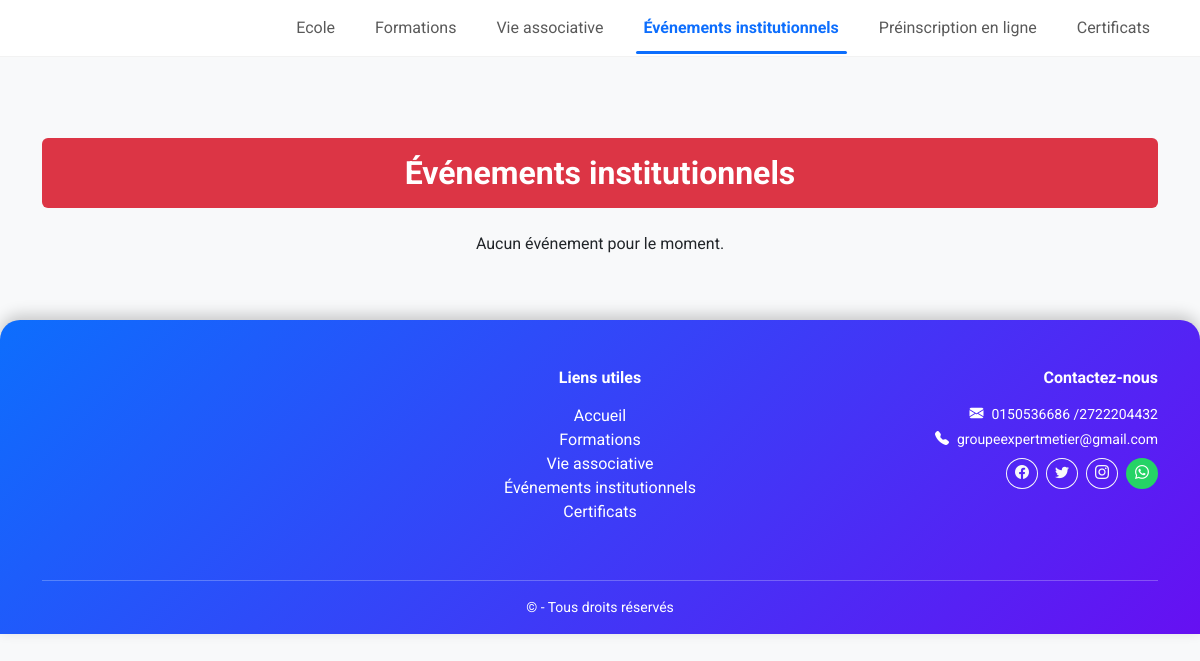
Page /evenementse/ on the earlier database version.
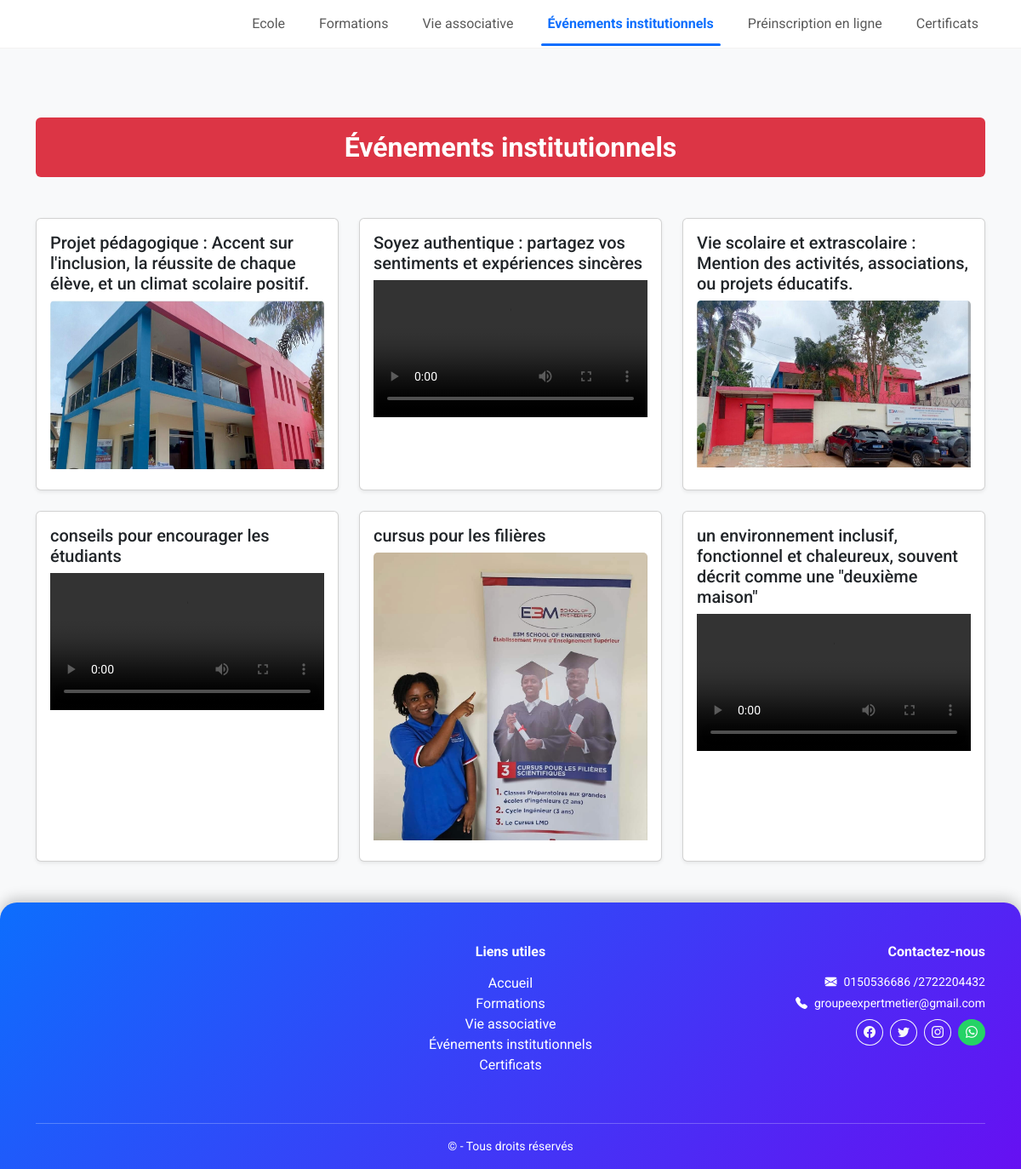
Same page on the later database version.
### myapp/models.py (models this page shows, shortened)
class Evenement_inst(models.Model):
    titre = models.CharField(max_length=200)
    image = models.ImageField(upload_to='evenements/', blank=True, null=True)
    video = models.FileField(upload_to='videos/', blank=True, null=True)

### myapp/views.py (the view)
# urls.py: path('evenementse/', evenements_view, name='evenements'),
def evenements_view(request):
    evenements = Evenement_inst.objects.all().order_by('titre')
    return render(request, 'evenements.html', {'evenements': evenements})

### myapp/templates/evenements.html (shortened to what this page needs)
{% extends 'base.html' %}
{% block content %}
<div class="container py-5">
    <h2 class="mb-4 fw-bold text-white bg-danger p-3 rounded text-center">
        Événements institutionnels
    </h2>
    {% if evenements %}
    <div class="row g-4 mt-3">
        {% for evenement in evenements %}
        <div class="col-lg-4 col-md-6 col-sm-12">
            <div class="card h-100 shadow-sm">
                <div class="card-body d-flex flex-column">
                    <h5 class="card-title">{{ evenement.titre }}</h5>
                    {% if evenement.image %}
                    <a href="{{ evenement.image.url }}" data-lightbox="evenement-{{ evenement.id }}" data-title="{{ evenement.titre }}">
                        <img src="{{ evenement.image.url }}" class="card-img-top mb-2" alt="{{ evenement.titre }}">
                    </a>
                    {% endif %}
                    {% if evenement.video %}
                    <video class="w-100 mb-2" controls>
                        <source src="{{ evenement.video.url }}" type="video/mp4">
                    </video>
                    {% endif %}
                </div>
            </div>
        </div>
        {% endfor %}
    </div>
    {% else %}
    <p class="text-center mt-4">Aucun événement pour le moment.</p>
    {% endif %}
</div>
{% endblock %}

### myapp/templates/base.html (shortened to what this page needs)
{% load static %}
<!DOCTYPE html>
<html lang="fr">
<head>
    <link href="https://cdn.jsdelivr.net/npm/bootstrap@5.3.3/dist/css/bootstrap.min.css" rel="stylesheet">
    <link rel="stylesheet" href="https://cdn.jsdelivr.net/npm/bootstrap-icons@1.11.3/font/bootstrap-icons.css">
<link href="https://cdnjs.cloudflare.com/ajax/libs/lightbox2/2.11.4/css/lightbox.min.css" rel="stylesheet">
</head>
<body>
    <nav class="navbar navbar-expand-lg fixed-top">
        <div class="container">
            <div class="collapse navbar-collapse justify-content-end" id="mainNavbar">
                <ul class="navbar-nav gap-lg-4">
                    <li class="nav-item">
                        <a class="nav-link {% if request.resolver_match.url_name == 'home' %}active fw-bold text-primary{% endif %}"
                            href="{% url 'home' %}">
                            Ecole
                        </a>
                    </li>
                    <li class="nav-item">
                        <a class="nav-link {% if request.resolver_match.url_name == 'formations' %}active fw-bold text-primary{% endif %}"
                            href="{% url 'formations' %}">
                            Formations
                        </a>
                    </li>
                    <li class="nav-item">
                        <a class="nav-link {% if request.resolver_match.url_name == 'vie_associative' %}active fw-bold text-primary{% endif %}"
                            href="{% url 'vie_associative' %}">
                            Vie associative
                        </a>
                    </li>
                    <li class="nav-item">
                        <a class="nav-link {% if request.resolver_match.url_name == 'evenements' %}active fw-bold text-primary{% endif %}"
                            href="{% url 'evenements' %}">
                            Événements institutionnels
                        </a>
                    </li>
                    <li class="nav-item">
                        <a class="nav-link {% if request.resolver_match.url_name == 'preinscription' %}active fw-bold text-primary{% endif %}"
                            href="{% url 'preinscription' %}">
                            Préinscription en ligne
                        </a>
                    </li>
                    <li class="nav-item">
                        <a class="nav-link {% if request.resolver_match.url_name == 'certificats' %}active fw-bold text-primary{% endif %}"
                            href="{% url 'certificats' %}">
                            Certificats
                        </a>
                    </li>
                </ul>
            </div>
        </div>
    </nav>
    {% block content %}
    {% endblock %}
    <footer class="footer bg-dark text-white pt-5 pb-3">
        <div class="container">
            <div class="row">
                <div class="col-md-4 mb-4 text-center text-md-start">
                </div>
                <div class="col-md-4 mb-4 text-center">
                    <h6 class="fw-bold mb-3">Liens utiles</h6>
                    <ul class="list-unstyled">
                        <li><a href="{% url 'home' %}" class="text-white text-decoration-none">Accueil</a></li>
                        <li><a href="{% url 'formations' %}" class="text-white text-decoration-none">Formations</a></li>
                        <li><a href="{% url 'vie_associative' %}" class="text-white text-decoration-none">Vie associative</a></li>
                        <li><a href="{% url 'evenements' %}"  class="text-white text-decoration-none">  Événements institutionnels </a></li>
                        <li><a href="{% url 'certificats' %}" class="text-white text-decoration-none">Certificats</a>
                        </li>
                    </ul>
                </div>
                <div class="col-md-4 mb-4 text-center text-md-end">
                    <h6 class="fw-bold mb-3">Contactez-nous</h6>
                    <p class="small mb-1"><i class="bi bi-envelope-fill me-2"></i>0150536686 /2722204432 </p>
                    <p class="small mb-2"><i class="bi bi-telephone-fill me-2"></i>groupeexpertmetier@gmail.com</p>
                    <div class="d-flex justify-content-center justify-content-md-end gap-2">
                        <a href="https://www.facebook.com/share/p/14YeWXSMCHP/" class="btn btn-outline-light btn-sm rounded-circle"><i
                                class="bi bi-facebook"></i></a>
                        <a href="#" class="btn btn-outline-light btn-sm rounded-circle"><i
                                class="bi bi-twitter"></i></a>
                        <a href="#" class="btn btn-outline-light btn-sm rounded-circle"><i
                                class="bi bi-instagram"></i></a>
                        <a href="https://wa.me/2250150536686" target="_blank" class="btn btn-sm rounded-circle"
                            style="background-color:#25D366; color:white;">
                            <i class="bi bi-whatsapp"></i>
                        </a>
                    </div>
                </div>
            </div>
            <hr class="border-light">
            <div class="text-center small">
                &copy; {{ home_data.site_name }} - Tous droits réservés
            </div>
        </div>
    </footer>
</body>
</html>

### myapp/templates/base.html (style rules this page uses)
body { background-color: #f8f9fa; font-family: 'Roboto', sans-serif; scroll-behavior: smooth; padding-top: 90px; }
.navbar { background: rgba(255, 255, 255, 0.92); backdrop-filter: blur(12px); border-bottom: 1px solid rgba(0, 0, 0, 0.05); transition: all 0.3s ease; }
.nav-link { position: relative; transition: 0.3s; }
.nav-link.active { color: #0d6efd !important; }
.nav-link.active::after { content: ""; position: absolute; left: 0; bottom: -6px; width: 100%; height: 3px; background: #0d6efd; border-radius: 3px; }
.footer { background: linear-gradient(135deg, #0d6efd 0%, #6610f2 100%); color: white; border-top-left-radius: 20px; border-top-right-radius: 20px; box-shadow: 0 -5px 15px rgba(0, 0, 0, 0.2); }

Differences in the rows shown:
added Evenement_inst: titre "Projet pédagogique : Accent sur l'inclusion, la réussite de chaque élève, et un climat scolaire positif.", image (picture)
added Evenement_inst: titre "Soyez authentique : partagez vos sentiments et expériences sincères"
added Evenement_inst: titre "Vie scolaire et extrascolaire : Mention des activités, associations, ou projets éducatifs.", image (picture)
added Evenement_inst: titre "conseils pour encourager les étudiants"
added Evenement_inst: titre "cursus pour les filières", image (picture)
added Evenement_inst: titre "un environnement inclusif, fonctionnel et chaleureux, souvent décrit comme une \"deuxième maison\""
Other differences:
text no longer shown: "Aucun événement pour le moment."
